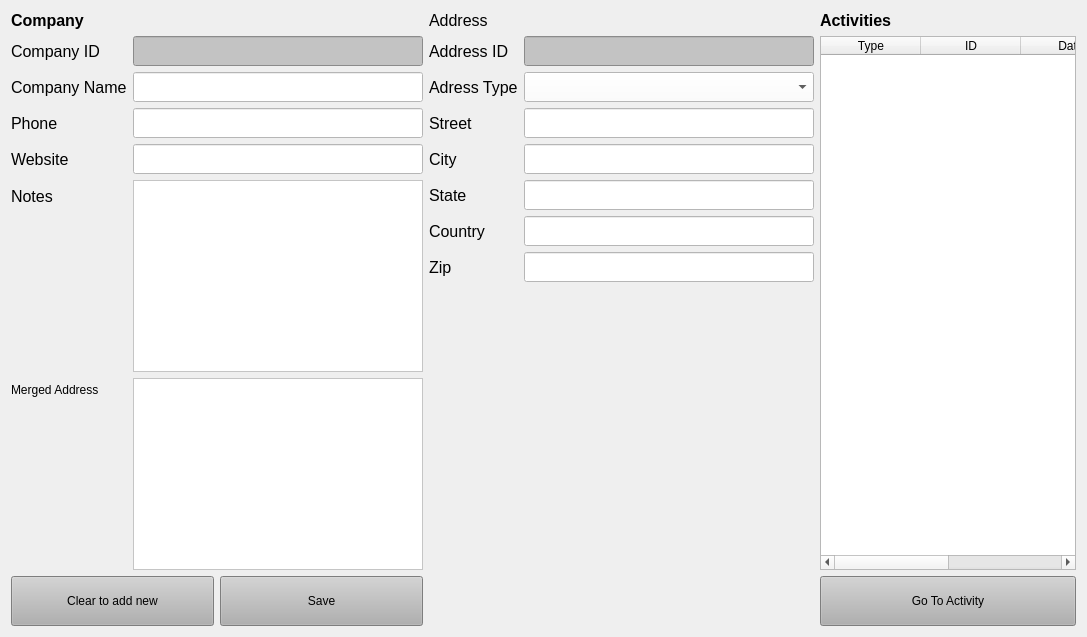
          <widget class="QWidget" name="tab_15">
           <attribute name="title">
            <string>Company Detail</string>
           </attribute>
           <layout class="QGridLayout" name="gridLayout_5">
            <item row="0" column="3">
             <layout class="QVBoxLayout" name="verticalLayout_9">
              <item>
               <widget class="QLabel" name="label_96">
                <property name="font">
                 <font>
                  <pointsize>12</pointsize>
                  <weight>75</weight>
                  <bold>true</bold>
                 </font>
                </property>
                <property name="text">
                 <string>Activities</string>
                </property>
               </widget>
              </item>
              <item>
               <widget class="QTableWidget" name="tableWidget_16">
                <property name="selectionBehavior">
                 <enum>QAbstractItemView::SelectRows</enum>
                </property>
                <attribute name="horizontalHeaderCascadingSectionResizes">
                 <bool>true</bool>
                </attribute>
                <attribute name="horizontalHeaderDefaultSectionSize">
                 <number>100</number>
                </attribute>
                <attribute name="horizontalHeaderStretchLastSection">
                 <bool>true</bool>
                </attribute>
                <attribute name="verticalHeaderVisible">
                 <bool>false</bool>
                </attribute>
                <column>
                 <property name="text">
                  <string>Type</string>
                 </property>
                </column>
                <column>
                 <property name="text">
                  <string>ID</string>
                 </property>
                </column>
                <column>
                 <property name="text">
                  <string>Date</string>
                 </property>
                </column>
                <column>
                 <property name="text">
                  <string>Name</string>
                 </property>
                </column>
               </widget>
              </item>
             </layout>
            </item>
            <item row="1" column="0">
             <layout class="QHBoxLayout" name="horizontalLayout_20">
              <item>
               <widget class="QPushButton" name="pushButton_47">
                <property name="sizePolicy">
                 <sizepolicy hsizetype="Minimum" vsizetype="Preferred">
                  <horstretch>0</horstretch>
                  <verstretch>0</verstretch>
                 </sizepolicy>
                </property>
                <property name="minimumSize">
                 <size>
                  <width>0</width>
                  <height>50</height>
                 </size>
                </property>
                <property name="styleSheet">
                 <string notr="true">background-color: rgb(176, 176, 176);</string>
                </property>
                <property name="text">
                 <string>Clear to add new</string>
                </property>
               </widget>
              </item>
              <item>
               <widget class="QPushButton" name="pushButton_38">
                <property name="sizePolicy">
                 <sizepolicy hsizetype="Minimum" vsizetype="Preferred">
                  <horstretch>0</horstretch>
                  <verstretch>0</verstretch>
                 </sizepolicy>
                </property>
                <property name="minimumSize">
                 <size>
                  <width>0</width>
                  <height>50</height>
                 </size>
                </property>
                <property name="styleSheet">
                 <string notr="true">background-color: rgb(176, 176, 176);</string>
                </property>
                <property name="text">
                 <string>Save</string>
                </property>
               </widget>
              </item>
             </layout>
            </item>
            <item row="0" column="1">
             <layout class="QFormLayout" name="formLayout_7">
              <item row="0" column="0">
               <widget class="QLabel" name="label_92">
                <property name="maximumSize">
                 <size>
                  <width>16777215</width>
                  <height>20</height>
                 </size>
                </property>
                <property name="font">
                 <font>
                  <pointsize>12</pointsize>
                 </font>
                </property>
                <property name="text">
                 <string>Address</string>
                </property>
               </widget>
              </item>
              <item row="1" column="0">
               <widget class="QLabel" name="label_69">
                <property name="minimumSize">
                 <size>
                  <width>40</width>
                  <height>0</height>
                 </size>
                </property>
                <property name="font">
                 <font>
                  <family>Segoe UI</family>
                  <pointsize>12</pointsize>
                 </font>
                </property>
                <property name="text">
                 <string>Address ID</string>
                </property>
               </widget>
              </item>
              <item row="1" column="1">
               <widget class="QLineEdit" name="lineEdit_41">
                <property name="minimumSize">
                 <size>
                  <width>290</width>
                  <height>30</height>
                 </size>
                </property>
                <property name="styleSheet">
                 <string notr="true">background-color: rgb(195, 195, 195);</string>
                </property>
                <property name="readOnly">
                 <bool>true</bool>
                </property>
               </widget>
              </item>
              <item row="2" column="0">
               <widget class="QLabel" name="label_68">
                <property name="minimumSize">
                 <size>
                  <width>40</width>
                  <height>0</height>
                 </size>
                </property>
                <property name="font">
                 <font>
                  <family>Segoe UI</family>
                  <pointsize>12</pointsize>
                 </font>
                </property>
                <property name="text">
                 <string>Adress Type</string>
                </property>
               </widget>
              </item>
              <item row="2" column="1">
               <widget class="QComboBox" name="comboBox_16">
                <property name="minimumSize">
                 <size>
                  <width>290</width>
                  <height>30</height>
                 </size>
                </property>
                <property name="styleSheet">
                 <string notr="true">background-color: rgb(255, 255, 255);</string>
                </property>
               </widget>
              </item>
              <item row="3" column="0">
               <widget class="QLabel" name="label_54">
                <property name="minimumSize">
                 <size>
                  <width>40</width>
                  <height>0</height>
                 </size>
                </property>
                <property name="font">
                 <font>
                  <family>Segoe UI</family>
                  <pointsize>12</pointsize>
                 </font>
                </property>
                <property name="text">
                 <string>Street</string>
                </property>
               </widget>
              </item>
              <item row="3" column="1">
               <widget class="QLineEdit" name="lineEdit_32">
                <property name="minimumSize">
                 <size>
                  <width>290</width>
                  <height>30</height>
                 </size>
                </property>
                <property name="styleSheet">
                 <string notr="true">background-color: rgb(255, 255, 255);
</string>
                </property>
               </widget>
              </item>
              <item row="4" column="0">
               <widget class="QLabel" name="label_51">
                <property name="minimumSize">
                 <size>
                  <width>40</width>
                  <height>30</height>
                 </size>
                </property>
                <property name="font">
                 <font>
                  <family>Segoe UI</family>
                  <pointsize>12</pointsize>
                 </font>
                </property>
                <property name="text">
                 <string>City</string>
                </property>
               </widget>
              </item>
              <item row="4" column="1">
               <widget class="QLineEdit" name="lineEdit_31">
                <property name="minimumSize">
                 <size>
                  <width>290</width>
                  <height>30</height>
                 </size>
                </property>
                <property name="styleSheet">
                 <string notr="true">background-color: rgb(255, 255, 255);</string>
                </property>
               </widget>
              </item>
              <item row="5" column="0">
               <widget class="QLabel" name="label_55">
                <property name="minimumSize">
                 <size>
                  <width>40</width>
                  <height>30</height>
                 </size>
                </property>
                <property name="font">
                 <font>
                  <family>Segoe UI</family>
                  <pointsize>12</pointsize>
                 </font>
                </property>
                <property name="text">
                 <string>State</string>
                </property>
               </widget>
              </item>
              <item row="5" column="1">
               <widget class="QLineEdit" name="lineEdit_33">
                <property name="minimumSize">
                 <size>
                  <width>290</width>
                  <height>30</height>
                 </size>
                </property>
                <property name="styleSheet">
                 <string notr="true">background-color: rgb(255, 255, 255);</string>
                </property>
               </widget>
              </item>
              <item row="6" column="0">
               <widget class="QLabel" name="label_17">
                <property name="minimumSize">
                 <size>
                  <width>40</width>
                  <height>30</height>
                 </size>
                </property>
                <property name="font">
                 <font>
                  <family>Segoe UI</family>
                  <pointsize>12</pointsize>
                 </font>
                </property>
                <property name="text">
                 <string>Country</string>
                </property>
               </widget>
              </item>
              <item row="6" column="1">
               <widget class="QLineEdit" name="lineEdit_30">
                <property name="minimumSize">
                 <size>
                  <width>290</width>
                  <height>30</height>
                 </size>
                </property>
                <property name="styleSheet">
                 <string notr="true">background-color: rgb(255, 255, 255);</string>
                </property>
               </widget>
              </item>
              <item row="7" column="0">
               <widget class="QLabel" name="label_52">
                <property name="minimumSize">
                 <size>
                  <width>40</width>
                  <height>30</height>
                 </size>
                </property>
                <property name="font">
                 <font>
                  <family>Segoe UI</family>
                  <pointsize>12</pointsize>
                 </font>
                </property>
                <property name="text">
                 <string>Zip</string>
                </property>
               </widget>
              </item>
              <item row="7" column="1">
               <widget class="QLineEdit" name="lineEdit_29">
                <property name="minimumSize">
                 <size>
                  <width>290</width>
                  <height>30</height>
                 </size>
                </property>
                <property name="styleSheet">
                 <string notr="true">background-color: rgb(255, 255, 255);</string>
                </property>
               </widget>
              </item>
             </layout>
            </item>
            <item row="0" column="0">
             <layout class="QFormLayout" name="formLayout_4">
              <item row="0" column="0">
               <widget class="QLabel" name="label_91">
                <property name="font">
                 <font>
                  <pointsize>12</pointsize>
                  <weight>75</weight>
                  <bold>true</bold>
                 </font>
                </property>
                <property name="text">
                 <string>Company</string>
                </property>
               </widget>
              </item>
              <item row="1" column="0">
               <widget class="QLabel" name="label_36">
                <property name="minimumSize">
                 <size>
                  <width>40</width>
                  <height>30</height>
                 </size>
                </property>
                <property name="font">
                 <font>
                  <family>Segoe UI</family>
                  <pointsize>12</pointsize>
                 </font>
                </property>
                <property name="text">
                 <string>Company ID</string>
                </property>
               </widget>
              </item>
              <item row="1" column="1">
               <widget class="QLineEdit" name="lineEdit_25">
                <property name="minimumSize">
                 <size>
                  <width>290</width>
                  <height>30</height>
                 </size>
                </property>
                <property name="styleSheet">
                 <string notr="true">background-color: rgb(195, 195, 195);</string>
                </property>
                <property name="readOnly">
                 <bool>true</bool>
                </property>
               </widget>
              </item>
              <item row="2" column="0">
               <widget class="QLabel" name="label_48">
                <property name="minimumSize">
                 <size>
                  <width>40</width>
                  <height>30</height>
                 </size>
                </property>
                <property name="font">
                 <font>
                  <family>Segoe UI</family>
                  <pointsize>12</pointsize>
                 </font>
                </property>
                <property name="text">
                 <string>Company Name</string>
                </property>
               </widget>
              </item>
              <item row="2" column="1">
               <widget class="QLineEdit" name="lineEdit_26">
                <property name="minimumSize">
                 <size>
                  <width>290</width>
                  <height>30</height>
                 </size>
                </property>
                <property name="styleSheet">
                 <string notr="true">background-color: rgb(255, 255, 255);</string>
                </property>
               </widget>
              </item>
              <item row="3" column="0">
               <widget class="QLabel" name="label_49">
                <property name="minimumSize">
                 <size>
                  <width>40</width>
                  <height>0</height>
                 </size>
                </property>
                <property name="font">
                 <font>
                  <family>Segoe UI</family>
                  <pointsize>12</pointsize>
                 </font>
                </property>
                <property name="text">
                 <string>Phone</string>
                </property>
               </widget>
              </item>
              <item row="3" column="1">
               <widget class="QLineEdit" name="lineEdit_27">
                <property name="minimumSize">
                 <size>
                  <width>290</width>
                  <height>30</height>
                 </size>
                </property>
                <property name="styleSheet">
                 <string notr="true">background-color: rgb(255, 255, 255);</string>
                </property>
               </widget>
              </item>
              <item row="4" column="0">
               <widget class="QLabel" name="label_50">
                <property name="minimumSize">
                 <size>
                  <width>40</width>
                  <height>0</height>
                 </size>
                </property>
                <property name="font">
                 <font>
                  <family>Segoe UI</family>
                  <pointsize>12</pointsize>
                 </font>
                </property>
                <property name="text">
                 <string>Website</string>
                </property>
               </widget>
              </item>
              <item row="4" column="1">
               <widget class="QLineEdit" name="lineEdit_28">
                <property name="minimumSize">
                 <size>
                  <width>290</width>
                  <height>30</height>
                 </size>
                </property>
                <property name="styleSheet">
                 <string notr="true">background-color: rgb(255, 255, 255);</string>
                </property>
               </widget>
              </item>
              <item row="5" column="0">
               <widget class="QLabel" name="label_53">
                <property name="minimumSize">
                 <size>
                  <width>40</width>
                  <height>0</height>
                 </size>
                </property>
                <property name="font">
                 <font>
                  <family>Segoe UI</family>
                  <pointsize>12</pointsize>
                 </font>
                </property>
                <property name="text">
                 <string>Notes</string>
                </property>
               </widget>
              </item>
              <item row="5" column="1">
               <widget class="QPlainTextEdit" name="plainTextEdit_5">
                <property name="styleSheet">
                 <string notr="true">background-color: rgb(255, 255, 255);</string>
                </property>
               </widget>
              </item>
              <item row="6" column="0">
               <widget class="QLabel" name="label_90">
                <property name="text">
                 <string>Merged Address</string>
                </property>
               </widget>
              </item>
              <item row="6" column="1">
               <widget class="QPlainTextEdit" name="plainTextEdit_8">
                <property name="styleSheet">
                 <string notr="true">background-color: rgb(255, 255, 255);</string>
                </property>
               </widget>
              </item>
             </layout>
            </item>
            <item row="1" column="3">
             <widget class="QPushButton" name="pushButton_8">
              <property name="minimumSize">
               <size>
                <width>0</width>
                <height>50</height>
               </size>
              </property>
              <property name="styleSheet">
               <string notr="true">background-color: rgb(176, 176, 176);</string>
              </property>
              <property name="text">
               <string>Go To Activity</string>
              </property>
             </widget>
            </item>
           </layout>
          </widget>
